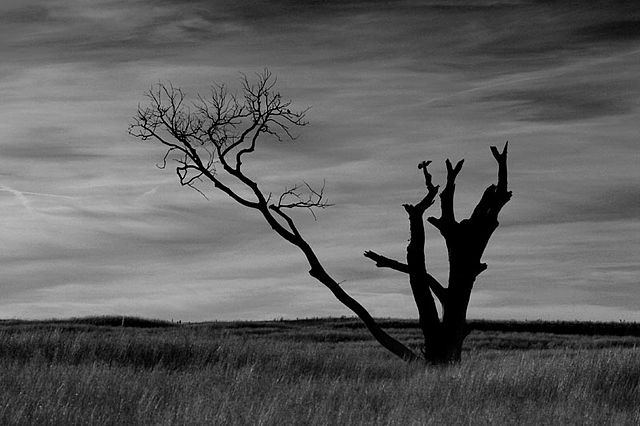
#> input picture Image_Processing/TUẦN 4 - PHÂN VÙNG ẢNH/PhanVungAnh/HamTachBienOpenCv/test.jpg, 640 x 426 px, found by its file name
$ python main.py   (older library calls are emulated)
#> lines starting #> are read from the running program, lines starting #| are printed output that depends on the picture; after the words box and inside, x2 and y2 are one past the last pixel; in counts of white or black regions, pixels touching at a corner belong together
import cv2
import numpy as np
import matplotlib.pyplot as plt

# Đọc ảnh gốc
image = cv2.imread('PhanVungAnh/HamTachBienOpenCv/test.jpg', cv2.IMREAD_GRAYSCALE)
#> image is the input picture: shape (426, 640); min 0, max 234, mean 94.8

# Canny Edge Detection
edges_canny = cv2.Canny(image, 100, 200)
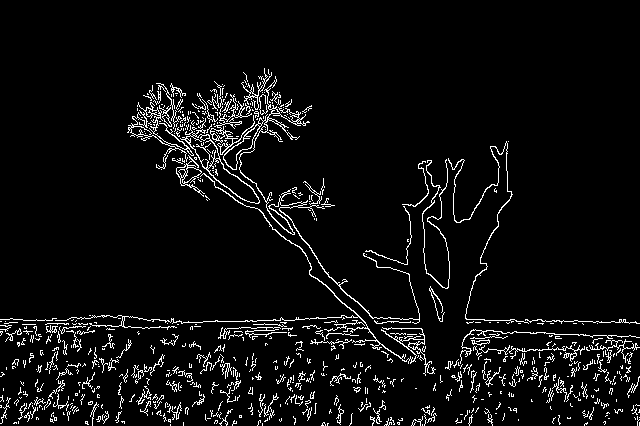
#> edges_canny: shape (426, 640); 5.4% white in thin lines or dots, all inside (x1, y1, x2, y2) = (0, 68, 640, 426)

# Sobel Edge Detection
sobel_x = cv2.Sobel(image, cv2.CV_64F, 1, 0, ksize=5)
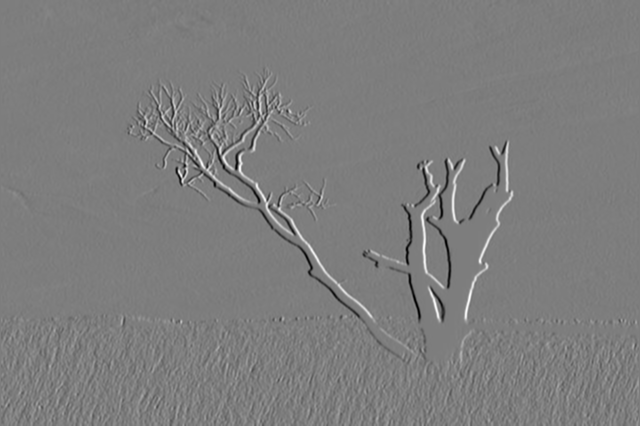
#> sobel_x: shape (426, 640) float64; min -7933, max 8132, mean -6.8; drawn with min black and max white
sobel_y = cv2.Sobel(image, cv2.CV_64F, 0, 1, ksize=5)
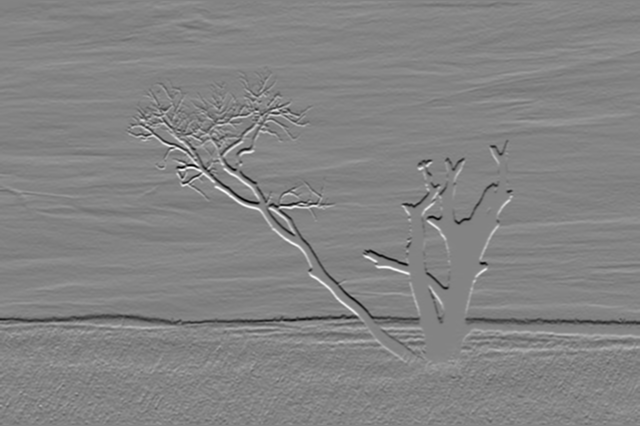
#> sobel_y: shape (426, 640) float64; min -7978, max 7472, mean 1.1; drawn with min black and max white
edges_sobel = np.uint8(np.sqrt(sobel_x**2 + sobel_y**2))
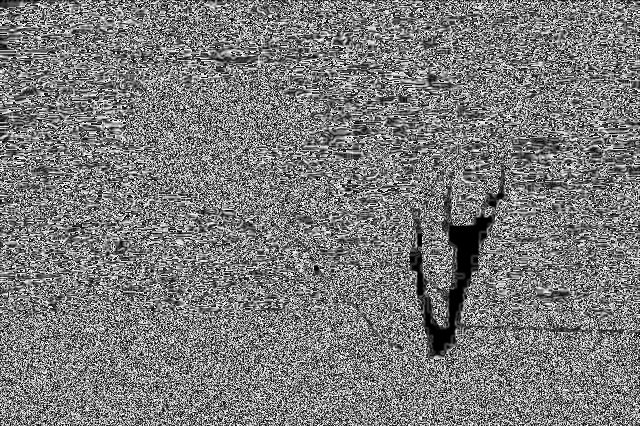
#> edges_sobel: shape (426, 640); min 0, max 255, mean 122.7

# Laplacian Edge Detection
edges_laplacian = cv2.Laplacian(image, cv2.CV_64F)
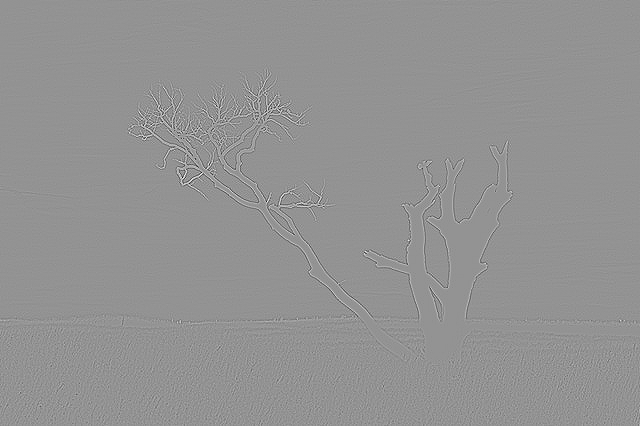
#> edges_laplacian: shape (426, 640) float64; min -602, max 442, mean 0; drawn with min black and max white

# Scharr Edge Detection
scharr_x = cv2.Scharr(image, cv2.CV_64F, 1, 0)
scharr_y = cv2.Scharr(image, cv2.CV_64F, 0, 1)
edges_scharr = np.uint8(np.sqrt(scharr_x**2 + scharr_y**2))
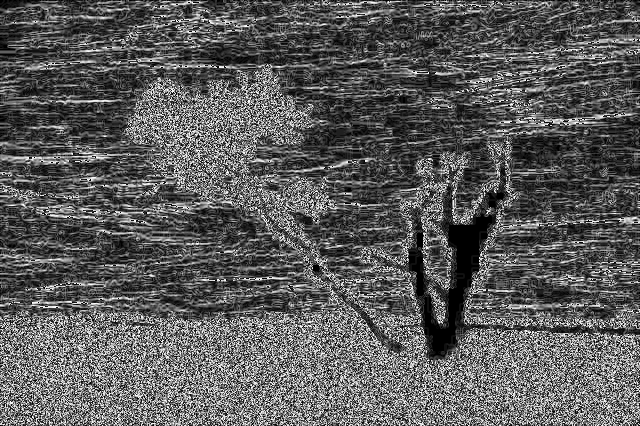
#> edges_scharr: shape (426, 640); min 0, max 255, mean 91.4

# Hiển thị và lưu ảnh gốc và ảnh kết quả
plt.figure(figsize=(12, 8))

plt.subplot(2, 3, 1)
plt.imshow(image, cmap='gray')
plt.title('Original Image')
plt.axis('off')

plt.subplot(2, 3, 2)
plt.imshow(edges_canny, cmap='gray')
plt.title('Canny Edge Detection')
plt.axis('off')

plt.subplot(2, 3, 3)
plt.imshow(edges_sobel, cmap='gray')
plt.title('Sobel Edge Detection')
plt.axis('off')

plt.subplot(2, 3, 4)
plt.imshow(edges_laplacian, cmap='gray')
plt.title('Laplacian Edge Detection')
plt.axis('off')

plt.subplot(2, 3, 5)
plt.imshow(edges_scharr, cmap='gray')
plt.title('Scharr Edge Detection')
plt.axis('off')

plt.tight_layout()
plt.show()
